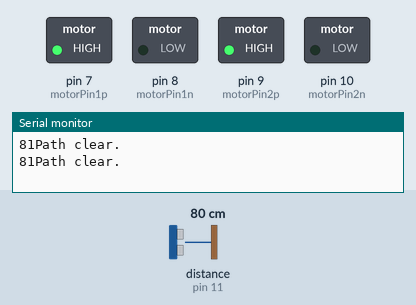
This sketch was run on a simulated Arduino Uno, built with avr-gcc and run on an emulated ATmega328P. Parts: switched loads named in the sketch (green lamp = pin HIGH), the last lines printed to the serial monitor. The test bench sets the inputs (shaded band); at power-on: distance to the obstacle (sensor on pin 11) 80 cm. The echo pulse lasts 58.3 µs per cm.

Above: at 2.8 s.
2.9 s: distance to the obstacle (sensor on pin 11) set to 7 cm
4.4 s: distance to the obstacle (sensor on pin 11) set to 4 cm
At 5.9 s:
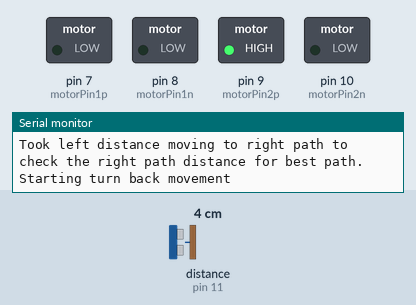
8.6 s: distance to the obstacle (sensor on pin 11) set to 18 cm
At 9.6 s:
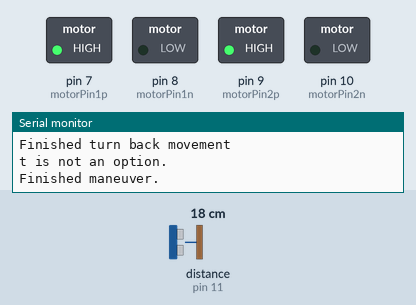
Timing chart, 0 to 11.6 s (numbered marks = the images above; inputs shaded):
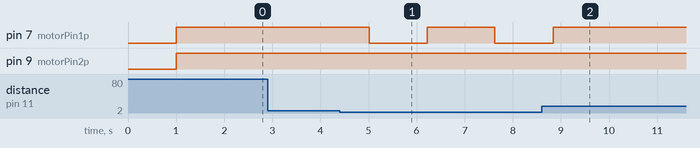

Measured:
- the behaviour switches between 6 and 5 cm on distance to the obstacle (sensor on pin 11) (found by bisection; images 0 and 1)
- after the input at 4.4 s, pin 7 (motorPin1p): HIGH → LOW after 0.62 s, → HIGH 1.2 s later, → LOW 1.4 s later
- after the input at 8.6 s, pin 7 (motorPin1p): goes on until 8.8 s, then stays HIGH

The sketch:

keedam1.ino
```cpp
#include <NewPing.h>

#define TRIGGER_PIN  12  // Arduino pin tied to trigger pin on the ultrasonic sensor.
#define ECHO_PIN     11  // Arduino pin tied to echo pin on the ultrasonic sensor.
#define MAX_DISTANCE 200 // Maximum distance we want to ping for (in centimeters). Maximum sensor distance is rated at 400-500cm.
int motorPin1p = 7,motorPin1n=8;  // Motor 1 is at left. p indicates the positive termial.
int motorPin2p = 9,motorPin2n=10; // Motor 2 is at right. n indicates the negative terminal.
int motorOn = true; // Sets the motorPin's state.

NewPing sonar(TRIGGER_PIN, ECHO_PIN, MAX_DISTANCE); // NewPing setup of pins and maximum distance.

void setup() {
  Serial.begin(115200); // Open serial monitor at 115200 baud to see ping results.
  pinMode(motorPin1p,OUTPUT);  // Setting motor 1 positive as output.
  pinMode(motorPin1n,OUTPUT);  // Setting motor 1 negative as output.
  pinMode(motorPin2p,OUTPUT);  // Setting motor 2 positive as output.
  pinMode(motorPin2n,OUTPUT);  // Setting motor 2 negative as output.
  digitalWrite(motorPin1n,LOW); // The negative pins always stay at LOW output.
  digitalWrite(motorPin2n,LOW); // While the positive pins will be varying in the output signals.
}

void loop() {
  delay(1000);    // Wait 1000ms between pings. (Can be different for different motor speeds.)
  int dist = checkDist();
  Serial.print(dist);
  if(dist <=5)
  {
    Serial.println("cm : Obstruction detected");
    halt(motorOn);  // Stop the bot motion till it manuevers.
    maneuver();
    motorOn = true; // Starts up the bot motion.
  }
  else
  {
    Serial.println("Path clear.");
  }

  digitalWrite(motorPin1p,motorOn);
  digitalWrite(motorPin2p,motorOn);

}

void halt(int motorOn){  // Stops the bot.
  motorOn = false;
  digitalWrite(motorPin1p,motorOn);
  digitalWrite(motorPin2p,motorOn);
}

void left() {
   Serial.println("Started left movement");
   digitalWrite(motorPin2p,true);
   delay(400);
   digitalWrite(motorPin2p,false);
   Serial.println("Moved left!");
}


void right() {
   Serial.println("Started right movement");
   digitalWrite(motorPin1p,true);
   delay(400);
   digitalWrite(motorPin1p,false);
   Serial.println("Moved right! I am always right baby! :*");
}


int checkDist(){
  unsigned int uS = sonar.ping(); // Send ping, get ping time in microseconds (uS).
  int dist = uS / US_ROUNDTRIP_CM; // Convert ping time to distance and print result (0 = outside set distance range, no ping echo)
  return dist;
}


void maneuver(){
  Serial.println("Starting maneuver.");
  left();
  int lDist = checkDist(), rDist;
  Serial.println("Took left distance moving to right path to check the right path distance for best path.");
  turnBack();
  rDist = checkDist();
  if ( lDist <= 10)
  {
    Serial.println(lDist + " Left is not an option.");
    if (rDist <= 10){
      Serial.println(rDist + " Right is also not an option.\n Going Back!");
      right();
    }
  }
  else{
    Serial.println(lDist + " Left might be an option. Checking right path distance.");
    if (rDist <= 10 || rDist < lDist)
    {
      Serial.println(rDist + " Right is not an option. Going to left path.");
      turnBack();
    }
    Serial.println(rDist + " Right is the best available option.");
  }
  Serial.println("Finished maneuver.");
}

void turnBack(){
  Serial.println("Starting turn back movement");
  digitalWrite(motorPin2p,true);
  delay(800);
  digitalWrite(motorPin1p,false);
  Serial.println("Finished turn back movement");
}
```
